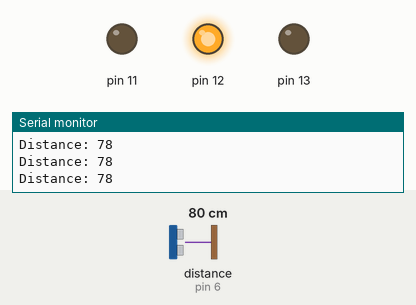
A sketch run on a simulated Arduino Uno, built with avr-gcc and run on an emulated ATmega328P. On the bench: output pins drawn as LEDs (lit = HIGH), the last lines printed to the serial monitor. Wiring (inferred from the names in the program): ultrasonic range finder: trigger pin 7; echo pin 6. The inputs (shaded band) are chosen by the test bench; at power-on: distance to the obstacle (sensor on pin 6) 80 cm. The echo pulse lasts 58.3 µs per cm; pins used as bus, display or sensor lines are not drawn.

Above: at 1.2 s.
1.3 s: distance to the obstacle (sensor on pin 6) set to 23 cm
4.3 s: distance to the obstacle (sensor on pin 6) set to 19 cm
At 5.5 s:
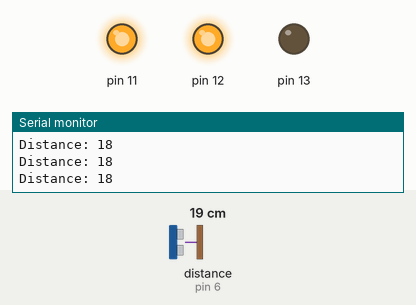
5.9 s: distance to the obstacle (sensor on pin 6) set to 35 cm
At 6.3 s:
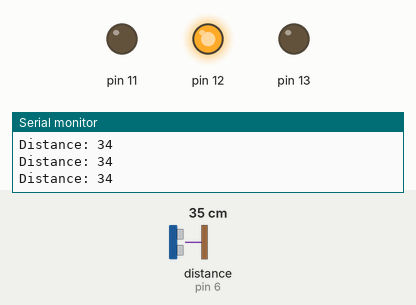
7.4 s: distance to the obstacle (sensor on pin 6) set to 2 cm
At 8.5 s:
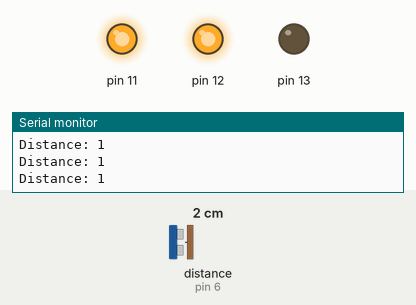
Timing chart, 0 to 9.9 s (numbered marks = the images above; inputs shaded):
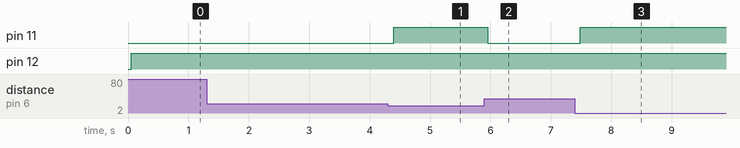

The sketch:

RGB_LED_circuit_distance_detector.ino
```cpp
int trigPin =7;
int echoPin = 6;
long duration;
int distance;


void setup(){
  pinMode(trigPin,OUTPUT);
  pinMode(echoPin,INPUT);
  Serial.begin(9600);
  pinMode(11,OUTPUT);
  pinMode(12,OUTPUT);
  pinMode(13,OUTPUT);
  digitalWrite(11,LOW);
  digitalWrite(12,LOW);
  digitalWrite(13,LOW);
}


void loop() {
 digitalWrite(trigPin, LOW);
 delayMicroseconds(2);
 digitalWrite(trigPin, HIGH);
 delayMicroseconds(10);
 digitalWrite(trigPin,LOW);
 duration = pulseIn(echoPin,HIGH);
 distance = duration * 0.034 / 2;
 delay(50);
 Serial.print("Distance: ");
 Serial.println(distance);

  if(distance<20){
  digitalWrite(11, HIGH);
 }
  else if (20<distance<30) {
     digitalWrite(11,LOW);
     digitalWrite(12,HIGH);
  }
  else if (30<distance<40) {
    digitalWrite(12,LOW);
      digitalWrite(13,HIGH);

  }
 else if (40<distance<50) {
     digitalWrite(11,HIGH);
      digitalWrite(12,HIGH);
      digitalWrite(13,LOW);

 }
 else if (50<distance<60) {
   digitalWrite(12,HIGH);
      digitalWrite(13,HIGH);

 }
 else if (60<distance<70) {
      digitalWrite(13,HIGH);
 }
 else if (70<distance<80) {
      digitalWrite(13,HIGH);

 }
}
```

Measured:
- the behaviour switches between 21 and 20 cm on distance to the obstacle (sensor on pin 6) (found by bisection; images 0 and 1)
- after the input at 4.3 s, pin 11: LOW → HIGH after 0.10 s
- after the input at 5.9 s, pin 11: HIGH → LOW after 0.06 s
- after the input at 7.4 s, pin 11: LOW → HIGH after 0.09 s
